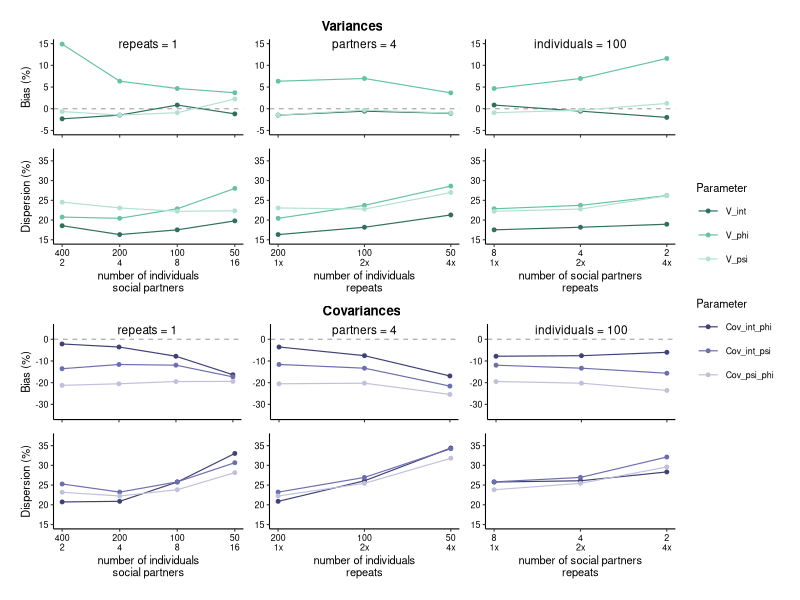

The R source for this figure:
library(dplyr)
library(stringr)
library(patchwork)
library(ggplot2)
library(RColorBrewer)
library(forcats)


df1_800_400_2_1x  <-read.csv("Output/res_800_400_2_1x_M1.csv") 
df1_800_200_4_1x  <-read.csv("Output/res_800_200_4_1x_M1.csv")
df1_800_100_8_1x  <-read.csv("Output/res_800_100_8_1x_M1.csv")
df1_800_50_16_1x  <-read.csv("Output/res_800_50_16_1x_M1.csv")

df2_800_200_4_1x <-read.csv("Output/res_800_200_4_1x_M1.csv")
df2_800_100_4_2x <-read.csv("Output/res_800_100_4_2x_M1.csv")
df2_800_50_4_4x  <-read.csv("Output/res_800_50_4_4x_M1.csv")

df3_800_100_8_1x <-read.csv("Output/res_800_100_8_1x_M1.csv")
df3_800_100_4_2x <-read.csv("Output/res_800_100_4_2x_M1.csv")
df3_800_100_2_4x <-read.csv("Output/res_800_100_2_4x_M1.csv")


df <- gdata::combine(
  df1_800_400_2_1x,
  df1_800_200_4_1x,
  df1_800_100_8_1x,
  df1_800_50_16_1x,
  
  df2_800_200_4_1x,
  df2_800_100_4_2x,
  df2_800_50_4_4x,
  
  df3_800_100_8_1x,
  df3_800_100_4_2x,
  df3_800_100_2_4x)

# Means
Malpha   = 1      # mean focal effect
Mepsilon = 0      # mean partner effect
Mpsi     = 0.3    # interaction coefficient psi
Mx       = 0      # mean-centered covariate/opponent trait

# Variances
Valpha   = 0.2    # variance direct effect (mean behaviour)
Vepsilon = 0.01   # variance social partner effect (residual impact)
Vpsi     = 0.1    # variance in slopes (social responsiveness)
Vx       = 1      # variance social partner phenotype (impact covariate)

# Correlations between variance components
r_alpha_epsilon  =  0       # part of Cov int-phi
r_alpha_psi      =  -0.6    # part of Cov int-psi 
r_epsilon_psi    =  -0.6    # part of Cov psi-phi 
r_alpha_x        =  0.6     # part of Cov int-phi 
r_psi_x          =  -0.6    # part of Cov psi-phi 
r_epsilon_x      =  0

df$Q <- df$source
df$Q <- gsub('df','',df$Q)
df$Q <- as.factor(df$Q)
df[c('Q','N','ind','n_per_ind','repeats', 'Model')] <- str_split_fixed(df$Q, '_', 6)
df <- df %>%  mutate(ind = fct_relevel(ind, "400","200","100","50"))

Vphi <- Mpsi^2 * Vx + Vepsilon
Cov_alpha.phi <- r_alpha_epsilon*(sqrt(Valpha*Vepsilon))+ Mpsi*r_alpha_x*(sqrt(Valpha*Vx))
Cov_psi.phi <- r_epsilon_psi*(sqrt(Vepsilon*Vpsi)) + Mpsi*r_psi_x*(sqrt(Vpsi*Vx))
Cov_alpha.psi <- r_alpha_psi*(sqrt(Valpha*Vpsi))


df$RBias <- NA
df$RBias <- ifelse(df$Parameter=="psi", (df$X50.-Mpsi)/Mpsi, df$RBias)
df$RBias <- ifelse(df$Parameter=="Sigma2_x", (df$X50.-Vx)/Vx, df$RBias)
df$RBias <- ifelse(df$Parameter=="Sigma2_epsilon", (df$X50.-Vepsilon)/Vepsilon, df$RBias)
df$RBias <- ifelse(df$Parameter=="Sigma2_intercept", (df$X50.-Valpha)/Valpha, df$RBias)
df$RBias <- ifelse(df$Parameter=="Sigma2_psi", ((df$X50.-Vpsi)/Vpsi),df$RBias)
df$RBias <- ifelse(df$Parameter=="Sigma2_phi", ((df$X50.-Vphi)/Vphi),df$RBias)
df$RBias <- ifelse(df$Parameter=="cor1", r_alpha_epsilon,df$RBias)
df$RBias <- ifelse(df$Parameter=="cor2", ((df$X50.-r_alpha_psi)/r_alpha_psi),df$RBias)
df$RBias <- ifelse(df$Parameter=="cor3", ((df$X50.-r_epsilon_psi)/r_epsilon_psi),df$RBias)
df$RBias <- ifelse(df$Parameter=="cor4", ((df$X50.-r_alpha_x)/r_alpha_x),df$RBias)
df$RBias <- ifelse(df$Parameter=="cor5", ((df$X50.-r_psi_x)/r_psi_x),df$RBias)
df$RBias <- ifelse(df$Parameter=="cor6", r_epsilon_x,df$RBias)
df$RBias <- ifelse(df$Parameter=="cov_int_psi", ((df$X50.-Cov_alpha.psi)/Cov_alpha.psi),df$RBias)
df$RBias <- ifelse(df$Parameter=="cov_int_phi", ((df$X50.-Cov_alpha.phi)/Cov_alpha.phi),df$RBias)
df$RBias <- ifelse(df$Parameter=="cov_psi_phi", (df$X50.-Cov_psi.phi)/Cov_psi.phi, df$RBias)

#df <- filter(df, Parameter=="psi"|Parameter=="Sigma2_x"|Parameter=="Sigma2_epsilon")

# # Compute summary statistics
# summary <- df %>%
#   group_by(Q,N,ind,n_per_ind,repeats, Parameter) %>%
#   summarise(
#     mean_bias = mean(RBias),
#     .groups = 'drop'
#   )



df <- filter(df, Parameter=="Sigma2_intercept"|Parameter=="Sigma2_psi"|Parameter=="Sigma2_phi"|
             Parameter=="cov_int_psi"|Parameter=="cov_int_phi"|Parameter=="cov_psi_phi")

df$Sim_estimate <- NA
df$Sim_estimate <- ifelse(df$Parameter=="Sigma2_intercept", Valpha, df$Sim_estimate)
df$Sim_estimate <- ifelse(df$Parameter=="Sigma2_psi",Vpsi, df$Sim_estimate)
df$Sim_estimate <- ifelse(df$Parameter=="Sigma2_phi",  Vphi, df$Sim_estimate)
df$Sim_estimate <- ifelse(df$Parameter=="cov_int_psi", Cov_alpha.psi, df$Sim_estimate)
df$Sim_estimate <- ifelse(df$Parameter=="cov_int_psi", Cov_alpha.phi, df$Sim_estimate)
df$Sim_estimate <- ifelse(df$Parameter=="cov_int_psi", Cov_psi.phi, df$Sim_estimate)

RMAD <- function(x) {
  mean_x <- mean(x)
  mae <- mean(abs(x - mean_x))
  mean_abs <- mean(abs(x))
  
  if (mean_abs == 0) return(NA_real_)
  return(mae / mean_abs)
}

# Compute summary statistics
summary <- df %>%
  group_by(Q,N,ind,n_per_ind,repeats, Parameter, Sim_estimate) %>%
  summarise(
    mean_bias = mean(RBias), # Single point
    sd_bias = sd(RBias),# Dispersion measure
    RMAD = RMAD(X50.),
    .groups = 'drop'
  )

# Plot bias and dispersion
dfv_Q1 <- filter(summary, Q==1, Parameter=="Sigma2_intercept"|Parameter=="Sigma2_psi"|Parameter=="Sigma2_phi")
dfv_Q1$ind <- as.numeric(as.factor(dfv_Q1$ind))

dfv_Q2 <- filter(summary, Q==2, Parameter=="Sigma2_intercept"|Parameter=="Sigma2_psi"|Parameter=="Sigma2_phi")
dfv_Q2$ind <- as.numeric(as.factor(dfv_Q2$ind))


dfv_Q3 <- filter(summary, Q==3, Parameter=="Sigma2_intercept"|Parameter=="Sigma2_psi"|Parameter=="Sigma2_phi")
dfv_Q3$n_per_ind <- fct_relevel(dfv_Q3$n_per_ind, "8","4","2")
dfv_Q3$n_per_ind <- as.numeric(as.factor(dfv_Q3$n_per_ind))

# Plot bias and dispersion
dfc_Q1 <- filter(summary, Q==1, Parameter=="cov_int_psi"|Parameter=="cov_int_phi"|Parameter=="cov_psi_phi")
dfc_Q1$ind <- as.numeric(as.factor(dfc_Q1$ind))

dfc_Q2 <- filter(summary, Q==2, Parameter=="cov_int_psi"|Parameter=="cov_int_phi"|Parameter=="cov_psi_phi")
dfc_Q2$ind <- as.numeric(as.factor(dfc_Q2$ind))

dfc_Q3 <- filter(summary, Q==3, Parameter=="cov_int_psi"|Parameter=="cov_int_phi"|Parameter=="cov_psi_phi")
dfc_Q3$n_per_ind <- fct_relevel(dfc_Q3$n_per_ind, "8","4","2")
dfc_Q3$n_per_ind <- as.numeric(as.factor(dfc_Q3$n_per_ind))



# === Bias Plot ===
B1 <- ggplot(dfv_Q1, aes(x = as.numeric(ind), y = mean_bias*100, color = Parameter, , group = Parameter)) + 
  geom_hline(yintercept = 0, linetype = "dashed", color = "darkgrey", size=0.4) +  # Reference line at 0
  geom_line(size=0.4) + 
  geom_point(size=1) +
  scale_x_continuous(name="number of individuals\nsocial partners", 
                     breaks=c(1:4), labels=c("400\n2","200\n4","100\n8","50\n16")) +
  scale_y_continuous(name="Bias (%)",limits=c(-5,15), breaks = seq(-5, 15, 5)) +
  scale_color_manual(values=c("#2E6F5D", "#66C2A5", "#B2E1D3"), 
                     labels=c("\U1D449\U1D6FC", "\U1D449\U1D719", "\U1D449\U1D713")) +
  annotate("text", x=2.5, y=15, label= "repeats = 1",size=3) +
  theme_bw(base_size = 8) +
  theme(
    panel.grid.major = element_blank(),
    panel.grid.minor = element_blank(),
    panel.border = element_blank(),
    axis.text.x = element_blank(),
    axis.line = element_line(),
    axis.title.x = element_blank(),
    axis.text = element_text(color="black"),
    legend.position = "none"
  ) 

D1 <- ggplot(dfv_Q1, aes(x = ind, y = RMAD*100, color = Parameter, group = Parameter)) + 
  geom_line(size=0.4) +
  geom_point(size=1) +
  scale_x_continuous(name="number of individuals\nsocial partners", 
                     breaks=c(1:4), labels=c("400\n2","200\n4","100\n8","50\n16")) +
  scale_y_continuous(name="Dispersion (%)", limits=c(15, 37)) +
  scale_color_manual(values=c("#2E6F5D", "#66C2A5", "#B2E1D3")) +
  theme_bw(base_size = 8) +
  theme(
    panel.grid.major = element_blank(),
    panel.grid.minor = element_blank(),
    panel.border = element_blank(),
    axis.line = element_line(),
    axis.text = element_text(color="black"),
    legend.position = "none"
  ) 

# === Bias Plot ===
B2 <- ggplot(dfv_Q2, aes(x = as.numeric(ind), y = mean_bias*100, color = Parameter, group = Parameter)) + 
  geom_hline(yintercept = 0, linetype = "dashed", color = "darkgrey", size=0.4) + # Reference line at 0
  geom_line(size=0.4) + 
  geom_point(size=1) +
  scale_x_continuous(name="number of individuals\nsocial partners", 
                     breaks=c(1:4), labels=c("400\n2","200\n4","100\n8","50\n16")) +
  scale_y_continuous(name="Bias (%)", limits=c(-5,15), breaks = seq(-5, 15, 5)) +
  scale_color_manual(values=c("#2E6F5D", "#66C2A5", "#B2E1D3"), 
                     labels=c("\U1D449\U1D6FC", "\U1D449\U1D719", "\U1D449\U1D713")) +
  theme_bw(base_size = 8) +
  annotate("text", x=3, y=15, label= "partners = 4",size=3) +
  labs(title="             Variances")+
  theme(
    panel.grid.major = element_blank(),
    panel.grid.minor = element_blank(),
    panel.border = element_blank(),
    axis.text.x = element_blank(),
    axis.title.x = element_blank(),
    axis.title.y = element_blank(),
    axis.line = element_line(),
    plot.title = element_text(face = "bold"),
    axis.text = element_text(color="black"),
    legend.position = "none"
  ) 

D2 <- ggplot(dfv_Q2, aes(x = ind, y = RMAD*100, color = Parameter, group = Parameter)) + 
  geom_line(size=0.4) +
  geom_point(size=1) +
  scale_x_continuous(name="number of individuals\nrepeats", breaks=c(2,3,4), labels=c("200\n1x","100\n2x","50\n4x"))+
  scale_y_continuous(name="Dispersion (%)", limits=c(15, 37)) +
  scale_color_manual(values=c("#2E6F5D", "#66C2A5", "#B2E1D3")) +
  theme_bw(base_size = 8) +
  theme(
    panel.grid.major = element_blank(),
    panel.grid.minor = element_blank(),
    panel.border = element_blank(),
    axis.line = element_line(),
    axis.title.y = element_blank(),
    axis.text = element_text(color="black"),
    axis.ticks = element_line(),
    legend.position = "none"
  ) 


# === Bias Plot ===
B3 <- ggplot(dfv_Q3, aes(x = as.numeric(n_per_ind), y = mean_bias*100, color = Parameter, group = Parameter)) + 
  geom_hline(yintercept = 0, linetype = "dashed", color = "darkgrey", size=0.4) +  # Reference line at 0
  geom_line(size=0.4) + 
  geom_point(size=1) +
  scale_x_continuous(name="number of social partners\nrepeats", breaks=c(1,2,3), labels=c("8\n1x","4\n2x","2\n4x"))+
  scale_y_continuous(name="Bias (%)",limits=c(-5,15), breaks = seq(-5, 15, 5)) +
  scale_color_manual(values=c("#2E6F5D", "#66C2A5", "#B2E1D3"), 
                     labels=c("V_int", "V_phi", "V_psi")) +
  annotate("text", x=2, y=15, label= "individuals = 100",size=3) +
  theme_bw(base_size = 8) +
  theme(
    panel.grid.major = element_blank(),
    panel.grid.minor = element_blank(),
    panel.border = element_blank(),
    axis.text.x = element_blank(),
    axis.title.x = element_blank(),
    axis.title.y = element_blank(),
    axis.line = element_line(),
    axis.text = element_text(color="black"),
    legend.position = "right"
  ) 

D3 <- ggplot(dfv_Q3, aes(x = as.numeric(n_per_ind), y = RMAD*100, color = Parameter, group = Parameter)) + 
  geom_line(size=0.4) + 
  geom_point(size=1) +
  scale_x_continuous(name="number of social partners\nrepeats", breaks=c(1,2,3), labels=c("8\n1x","4\n2x","2\n4x"))+
  scale_y_continuous(name="Dispersion (%)", limits=c(15, 37)) +
  scale_color_manual(values=c("#2E6F5D", "#66C2A5", "#B2E1D3")) +
  theme_bw(base_size = 8) +
  theme(
    panel.grid.major = element_blank(),
    panel.grid.minor = element_blank(),
    panel.border = element_blank(),
    axis.line = element_line(),
    axis.title.y = element_blank(),
    axis.text = element_text(color="black"),
    axis.ticks = element_line(),
    legend.position = "none"
  ) 



# === Bias Plot ===
C_b1 <- ggplot(dfc_Q1, aes(x = as.numeric(ind), y = mean_bias*100, color = Parameter, , group = Parameter)) + 
  geom_hline(yintercept = 0, linetype = "dashed", color = "darkgrey", size=0.4) +  # Reference line at 0
  geom_line(size=0.4) + 
  geom_point(size=1) +
  scale_x_continuous(name="number of individuals\nsocial partners", 
                     breaks=c(1:4), labels=c("400\n2","200\n4","100\n8","50\n16")) +
  scale_y_continuous(name="Bias (%)", limits=c(-35,5), breaks = seq(-30,0,10))+
  scale_color_manual(values=c( "#3F4176", "#6D6EB0", "#C0C0DC"), 
                     labels=c("\U1D449\U1D6FC", "\U1D449\U1D719", "\U1D449\U1D713")) +
  annotate("text", x=2.5, y=4.4, label= "repeats = 1",size=3) +
  theme_bw(base_size = 8) +
  theme(
    panel.grid.major = element_blank(),
    panel.grid.minor = element_blank(),
    panel.border = element_blank(),
    axis.text.x = element_blank(),
    axis.line = element_line(),
    axis.title.x = element_blank(),
    axis.text = element_text(color="black"),
    legend.position = "none"
  ) 

C_d1 <- ggplot(dfc_Q1, aes(x = ind, y = RMAD*100, color = Parameter, group = Parameter)) + 
  geom_line(size=0.4) +
  geom_point(size=1) +
  scale_x_continuous(name="number of individuals\nsocial partners", 
                     breaks=c(1:4), labels=c("400\n2","200\n4","100\n8","50\n16")) +
  scale_y_continuous(name="Dispersion (%)", limits=c(15, 37)) +
  scale_color_manual(values=c( "#3F4176", "#6D6EB0", "#C0C0DC")) +
  theme_bw(base_size = 8) +
  theme(
    panel.grid.major = element_blank(),
    panel.grid.minor = element_blank(),
    panel.border = element_blank(),
    axis.line = element_line(),
    axis.text = element_text(color="black"),
    legend.position = "none"
  ) 

# Plot bias and dispersion


# === Bias Plot ===
C_b2 <- ggplot(dfc_Q2, aes(x = as.numeric(ind), y = mean_bias*100, color = Parameter, group = Parameter)) + 
  geom_hline(yintercept = 0, linetype = "dashed", color = "darkgrey", size=0.4) +  # Reference line at 0
  geom_line(size=0.4) + 
  geom_point(size=1) +
  scale_x_continuous(name="number of individuals\nsocial partners", 
                     breaks=c(1:4), labels=c("400\n2","200\n4","100\n8","50\n16")) +
  scale_y_continuous(name="Bias (%)", limits=c(-35,5), breaks = seq(-30,0,10))+
  scale_color_manual(values=c( "#3F4176", "#6D6EB0", "#C0C0DC"), 
                     labels=c("\U1D449\U1D6FC", "\U1D449\U1D719", "\U1D449\U1D713")) +
  theme_bw(base_size = 8) +
  annotate("text", x=3, y=4.4, label= "partners = 4",size=3) +
  labs(title="             Covariances")+
  theme(
    panel.grid.major = element_blank(),
    panel.grid.minor = element_blank(),
    panel.border = element_blank(),
    axis.text.x = element_blank(),
    axis.title.x = element_blank(),
    axis.title.y = element_blank(),
    axis.line = element_line(),
    plot.title = element_text(face = "bold"),
    axis.text = element_text(color="black"),
    legend.position = "none"
  ) 

C_d2 <- ggplot(dfc_Q2, aes(x = ind, y = RMAD*100, color = Parameter, group = Parameter)) + 
  geom_line(size=0.4) +
  geom_point(size=1) +
  scale_x_continuous(name="number of individuals\nrepeats", breaks=c(2,3,4), labels=c("200\n1x","100\n2x","50\n4x"))+
  scale_y_continuous(name="Dispersion (%)", limits=c(15, 37)) +
  scale_color_manual(values=c( "#3F4176", "#6D6EB0", "#C0C0DC")) +
  theme_bw(base_size = 8) +
  theme(
    panel.grid.major = element_blank(),
    panel.grid.minor = element_blank(),
    panel.border = element_blank(),
    axis.line = element_line(),
    axis.title.y = element_blank(),
    axis.text = element_text(color="black"),
    axis.ticks = element_line(),
    legend.position = "none"
  ) 

# Plot bias and dispersion

# === Bias Plot ===
C_b3 <- ggplot(dfc_Q3, aes(x = as.numeric(n_per_ind), y = mean_bias*100, color = Parameter, group = Parameter)) + 
  geom_hline(yintercept = 0, linetype = "dashed", color = "darkgrey", size=0.4) +  # Reference line at 0
  geom_line(size=0.4) + 
  geom_point(size=1) +
  scale_x_continuous(name="number of social partners\nrepeats", breaks=c(1,2,3), labels=c("8\n1x","4\n2x","2\n4x"))+
  scale_y_continuous(name="Bias (%)",limits=c(-35,5), breaks = seq(-30,0,10)) +
  scale_color_manual(values=c( "#3F4176", "#6D6EB0", "#C0C0DC"), 
                     labels=c("Cov_int_phi", "Cov_int_psi", "Cov_psi_phi")) +
  
  annotate("text", x=2, y=4.4, label= "individuals = 100",size=3) +
  
  theme_bw(base_size = 8) +
  theme(
    panel.grid.major = element_blank(),
    panel.grid.minor = element_blank(),
    panel.border = element_blank(),
    axis.text.x = element_blank(),
    axis.title.x = element_blank(),
    axis.title.y = element_blank(),
    axis.line = element_line(),
    axis.text = element_text(color="black"),
    legend.position = "right"
  ) 

C_d3 <- ggplot(dfc_Q3, aes(x = as.numeric(n_per_ind), y = RMAD*100, color = Parameter, group = Parameter)) + 
  geom_line(size=0.4) + 
  geom_point(size=1) +
  scale_x_continuous(name="number of social partners\nrepeats", breaks=c(1,2,3), labels=c("8\n1x","4\n2x","2\n4x"))+
  scale_y_continuous(name="Dispersion (%)", limits=c(15, 37)) +
  scale_color_manual(values=c( "#3F4176", "#6D6EB0", "#C0C0DC")) +
  theme_bw(base_size = 8) +
  theme(
    panel.grid.major = element_blank(),
    panel.grid.minor = element_blank(),
    panel.border = element_blank(),
    axis.line = element_line(),
    axis.title.y = element_blank(),
    axis.text = element_text(color="black"),
    axis.ticks = element_line(),
    legend.position = "none"
  ) 

patch1 <- (B1+B2+B3)/(D1 + D2 + D3)/(C_b1+C_b2+C_b3)/(C_d1 + C_d2 + C_d3) + plot_layout(guides = 'collect')
wrap_elements(panel = patch1) + 
  theme(
    plot.tag = element_text(size = rel(1)),
    plot.tag.position = "bottom"
  ) 
